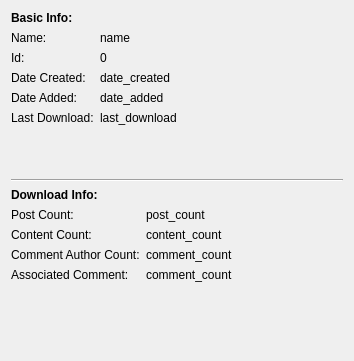
<?xml version="1.0" encoding="UTF-8"?>
<ui version="4.0">
 <class>ObjectInfoWidget</class>
 <widget class="QWidget" name="ObjectInfoWidget">
  <property name="geometry">
   <rect>
    <x>0</x>
    <y>0</y>
    <width>354</width>
    <height>361</height>
   </rect>
  </property>
  <property name="windowTitle">
   <string>Info</string>
  </property>
  <layout class="QVBoxLayout" name="verticalLayout_2">
   <item>
    <layout class="QVBoxLayout" name="verticalLayout">
     <item>
      <layout class="QFormLayout" name="info_form">
       <item row="1" column="0">
        <widget class="QLabel" name="label">
         <property name="text">
          <string>Name:</string>
         </property>
        </widget>
       </item>
       <item row="2" column="0">
        <widget class="QLabel" name="label_2">
         <property name="text">
          <string>Id:</string>
         </property>
        </widget>
       </item>
       <item row="3" column="0">
        <widget class="QLabel" name="label_3">
         <property name="text">
          <string>Date Created:</string>
         </property>
        </widget>
       </item>
       <item row="4" column="0">
        <widget class="QLabel" name="label_4">
         <property name="text">
          <string>Date Added:</string>
         </property>
        </widget>
       </item>
       <item row="5" column="0">
        <widget class="QLabel" name="label_5">
         <property name="text">
          <string>Last Download:</string>
         </property>
        </widget>
       </item>
       <item row="1" column="1">
        <widget class="QLabel" name="name_label">
         <property name="text">
          <string>name</string>
         </property>
        </widget>
       </item>
       <item row="2" column="1">
        <widget class="QLabel" name="id_label">
         <property name="text">
          <string>0</string>
         </property>
        </widget>
       </item>
       <item row="3" column="1">
        <widget class="QLabel" name="date_created_label">
         <property name="text">
          <string>date_created</string>
         </property>
        </widget>
       </item>
       <item row="4" column="1">
        <widget class="QLabel" name="date_added_label">
         <property name="text">
          <string>date_added</string>
         </property>
        </widget>
       </item>
       <item row="5" column="1">
        <widget class="QLabel" name="last_download_label">
         <property name="text">
          <string>last_download</string>
         </property>
        </widget>
       </item>
       <item row="0" column="0" colspan="2">
        <widget class="QLabel" name="label_27">
         <property name="font">
          <font>
           <weight>75</weight>
           <bold>true</bold>
          </font>
         </property>
         <property name="text">
          <string>Basic Info:</string>
         </property>
        </widget>
       </item>
      </layout>
     </item>
     <item>
      <widget class="Line" name="line">
       <property name="orientation">
        <enum>Qt::Horizontal</enum>
       </property>
      </widget>
     </item>
     <item>
      <layout class="QFormLayout" name="download_info_form">
       <item row="1" column="0">
        <widget class="QLabel" name="label_6">
         <property name="text">
          <string>Post Count:</string>
         </property>
        </widget>
       </item>
       <item row="1" column="1">
        <widget class="QLabel" name="post_count_label">
         <property name="text">
          <string>post_count</string>
         </property>
        </widget>
       </item>
       <item row="5" column="0">
        <widget class="QLabel" name="label_8">
         <property name="toolTip">
          <string>Number of comments made to posts extracted
on this objects behalf</string>
         </property>
         <property name="text">
          <string>Associated Comment:</string>
         </property>
        </widget>
       </item>
       <item row="5" column="1">
        <widget class="QLabel" name="associated_comment_count_label">
         <property name="toolTip">
          <string>Number of comments made to posts extracted
on this objects behalf</string>
         </property>
         <property name="text">
          <string>comment_count</string>
         </property>
        </widget>
       </item>
       <item row="0" column="0" colspan="2">
        <widget class="QLabel" name="label_26">
         <property name="font">
          <font>
           <weight>75</weight>
           <bold>true</bold>
          </font>
         </property>
         <property name="text">
          <string>Download Info:</string>
         </property>
        </widget>
       </item>
       <item row="2" column="0">
        <widget class="QLabel" name="label_10">
         <property name="text">
          <string>Content Count:</string>
         </property>
        </widget>
       </item>
       <item row="2" column="1">
        <widget class="QLabel" name="content_count_label">
         <property name="text">
          <string>content_count</string>
         </property>
        </widget>
       </item>
       <item row="3" column="0">
        <widget class="QLabel" name="comment_author_label">
         <property name="toolTip">
          <string>Comments made by this user</string>
         </property>
         <property name="text">
          <string>Comment Author Count:</string>
         </property>
        </widget>
       </item>
       <item row="3" column="1">
        <widget class="QLabel" name="comment_author_count_label">
         <property name="toolTip">
          <string>Comments made by this user</string>
         </property>
         <property name="text">
          <string>comment_count</string>
         </property>
        </widget>
       </item>
      </layout>
     </item>
    </layout>
   </item>
  </layout>
 </widget>
 <resources/>
 <connections/>
</ui>
